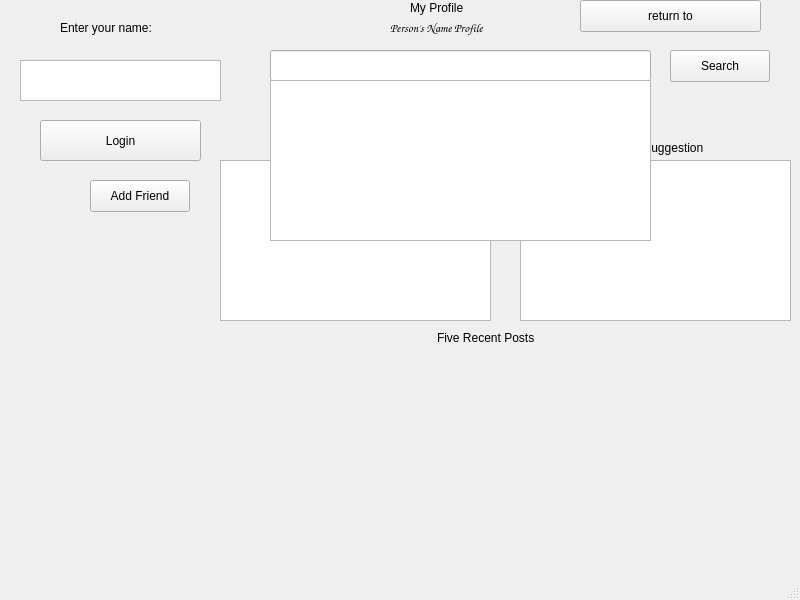
<?xml version="1.0" encoding="UTF-8"?>
<ui version="4.0">
 <class>SocialNetworkWindow</class>
 <widget class="QMainWindow" name="SocialNetworkWindow">
  <property name="geometry">
   <rect>
    <x>0</x>
    <y>0</y>
    <width>800</width>
    <height>600</height>
   </rect>
  </property>
  <property name="windowTitle">
   <string>SocialNetworkWindow</string>
  </property>
  <widget class="QWidget" name="centralwidget">
   <widget class="QLabel" name="label">
    <property name="geometry">
     <rect>
      <x>60</x>
      <y>20</y>
      <width>231</width>
      <height>16</height>
     </rect>
    </property>
    <property name="text">
     <string>Enter your name:</string>
    </property>
   </widget>
   <widget class="QTextEdit" name="textEdit">
    <property name="geometry">
     <rect>
      <x>20</x>
      <y>60</y>
      <width>201</width>
      <height>41</height>
     </rect>
    </property>
   </widget>
   <widget class="QPushButton" name="pushButton">
    <property name="geometry">
     <rect>
      <x>40</x>
      <y>120</y>
      <width>161</width>
      <height>41</height>
     </rect>
    </property>
    <property name="text">
     <string>Login</string>
    </property>
   </widget>
   <widget class="QLabel" name="myProfile">
    <property name="geometry">
     <rect>
      <x>410</x>
      <y>0</y>
      <width>71</width>
      <height>16</height>
     </rect>
    </property>
    <property name="text">
     <string>My Profile</string>
    </property>
   </widget>
   <widget class="QLabel" name="personProfile">
    <property name="geometry">
     <rect>
      <x>390</x>
      <y>20</y>
      <width>171</width>
      <height>16</height>
     </rect>
    </property>
    <property name="font">
     <font>
      <family>Comic Sans MS</family>
     </font>
    </property>
    <property name="autoFillBackground">
     <bool>false</bool>
    </property>
    <property name="text">
     <string>Person's Name Profile</string>
    </property>
   </widget>
   <widget class="QTableWidget" name="myList">
    <property name="geometry">
     <rect>
      <x>220</x>
      <y>160</y>
      <width>271</width>
      <height>161</height>
     </rect>
    </property>
   </widget>
   <widget class="QLabel" name="FriendLabel">
    <property name="geometry">
     <rect>
      <x>320</x>
      <y>140</y>
      <width>111</width>
      <height>16</height>
     </rect>
    </property>
    <property name="text">
     <string>FriendsList</string>
    </property>
   </widget>
   <widget class="QLabel" name="Suggestion">
    <property name="geometry">
     <rect>
      <x>600</x>
      <y>140</y>
      <width>131</width>
      <height>16</height>
     </rect>
    </property>
    <property name="text">
     <string>Friends Suggestion</string>
    </property>
   </widget>
   <widget class="QLabel" name="FiveRecentPost">
    <property name="geometry">
     <rect>
      <x>437</x>
      <y>330</y>
      <width>171</width>
      <height>16</height>
     </rect>
    </property>
    <property name="text">
     <string>Five Recent Posts</string>
    </property>
   </widget>
   <widget class="QTableWidget" name="friendSuggestion">
    <property name="geometry">
     <rect>
      <x>520</x>
      <y>160</y>
      <width>271</width>
      <height>161</height>
     </rect>
    </property>
   </widget>
   <widget class="QLabel" name="recentPost">
    <property name="geometry">
     <rect>
      <x>217</x>
      <y>350</y>
      <width>561</width>
      <height>181</height>
     </rect>
    </property>
    <property name="text">
     <string/>
    </property>
   </widget>
   <widget class="QPushButton" name="returnOrigin">
    <property name="geometry">
     <rect>
      <x>580</x>
      <y>0</y>
      <width>181</width>
      <height>32</height>
     </rect>
    </property>
    <property name="text">
     <string>return to</string>
    </property>
   </widget>
   <widget class="QPushButton" name="addFriendButton">
    <property name="geometry">
     <rect>
      <x>90</x>
      <y>180</y>
      <width>100</width>
      <height>32</height>
     </rect>
    </property>
    <property name="text">
     <string>Add Friend</string>
    </property>
   </widget>
   <widget class="QLineEdit" name="searchBox">
    <property name="geometry">
     <rect>
      <x>270</x>
      <y>50</y>
      <width>381</width>
      <height>31</height>
     </rect>
    </property>
   </widget>
   <widget class="QPushButton" name="searchButton">
    <property name="geometry">
     <rect>
      <x>670</x>
      <y>50</y>
      <width>100</width>
      <height>32</height>
     </rect>
    </property>
    <property name="text">
     <string>Search</string>
    </property>
   </widget>
   <widget class="QListView" name="searchList">
    <property name="geometry">
     <rect>
      <x>270</x>
      <y>80</y>
      <width>381</width>
      <height>161</height>
     </rect>
    </property>
   </widget>
  </widget>
  <widget class="QMenuBar" name="menubar">
   <property name="geometry">
    <rect>
     <x>0</x>
     <y>0</y>
     <width>800</width>
     <height>37</height>
    </rect>
   </property>
  </widget>
  <widget class="QStatusBar" name="statusbar"/>
 </widget>
 <resources/>
 <connections/>
</ui>
